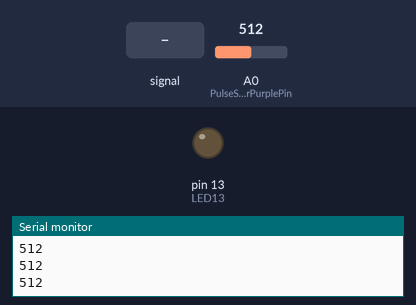
A sketch run on a simulated Arduino Uno, built with avr-gcc and run on an emulated ATmega328P. Parts: output pins drawn as LEDs (lit = HIGH), the last lines printed to the serial monitor. Dashed ring = blinking. The test bench sets the inputs (shaded band); at power-on: A0 (PulseSensorPurplePin) = 512.

Above: at 1.2 s.
1.3 s: A0 (PulseSensorPurplePin) fed a 200 Hz sine of ±81 counts around its level
At 2.2 s:
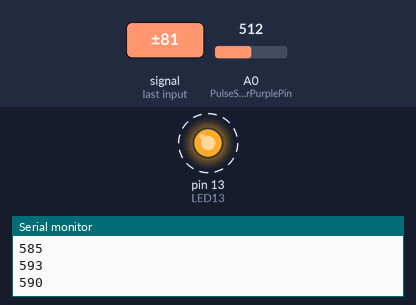
4.3 s: A0 (PulseSensorPurplePin) set to 306
At 4.9 s:
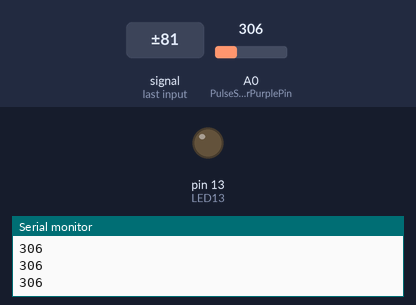
5.8 s: A0 (PulseSensorPurplePin) set to 537
7.3 s: A0 (PulseSensorPurplePin) set to 561
At 8.5 s:
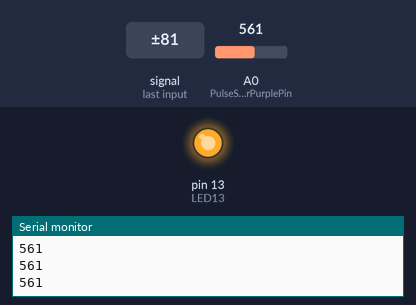
8.8 s: A0 (PulseSensorPurplePin) set to 540
At 9.9 s:
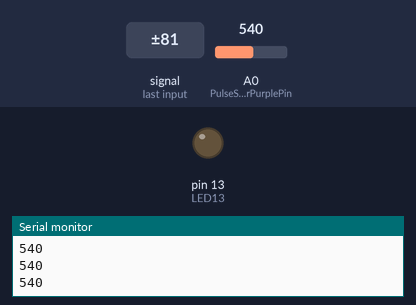
Timing chart, 0 to 11.3 s (numbered marks = the images above; inputs shaded):
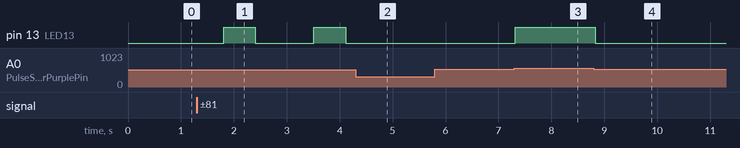

Measured:
- the behaviour switches between 550 and 551 on A0 (PulseSensorPurplePin) (found by bisection; images 2 and 3)
- after the input at 1.3 s, pin 13 (LED13): alternates HIGH for 0.60 s and LOW for 1.1 s, starting after 0.51 s
- after the input at 4.3 s, pin 13 (LED13): stays LOW (without the input it goes to HIGH after 0.92 s)
- after the input at 7.3 s, pin 13 (LED13): LOW → HIGH at once
- after the input at 8.8 s, pin 13 (LED13): HIGH → LOW at once

The sketch:

Pulse_Sensor.ino
```cpp
int PulseSensorPurplePin = 0;                                      // Pulse Sensor PURPLE WIRE connected to ANALOG PIN 0
int LED13 = 13;                                                    // The on-board Arduino LED
int Signal;
int Threshold = 550;                                               // Determine which Signal to "count as a beat", and which to ingore.

void setup() {
  pinMode(LED13, OUTPUT);                  // pin that will blink to your heartbeat
  Serial.begin(9600);                     // Sets up Serial Communication at certain speed.
}

void loop() {
  Signal = analogRead(PulseSensorPurplePin);


  Serial.println(Signal);

  if(Signal > Threshold)
  {
    digitalWrite(LED13, HIGH);    // If the signal is above "550", then "turn-on" Arduino's on-Board LED.
  } else {
    digitalWrite(LED13, LOW);     //  Else, the signal must be below "550", so "turn-off" this LED.
  }
  delay(100);
}
```
